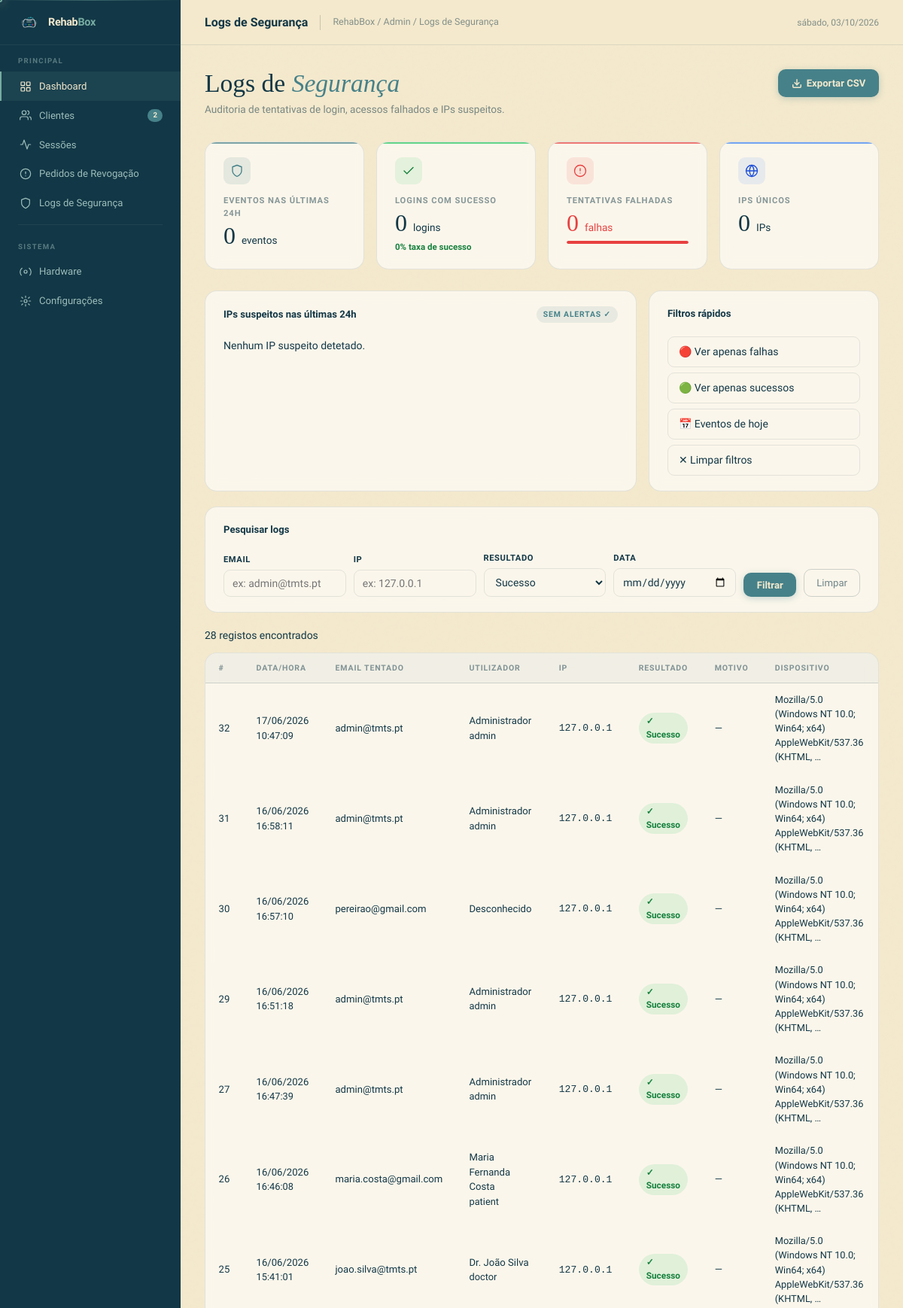
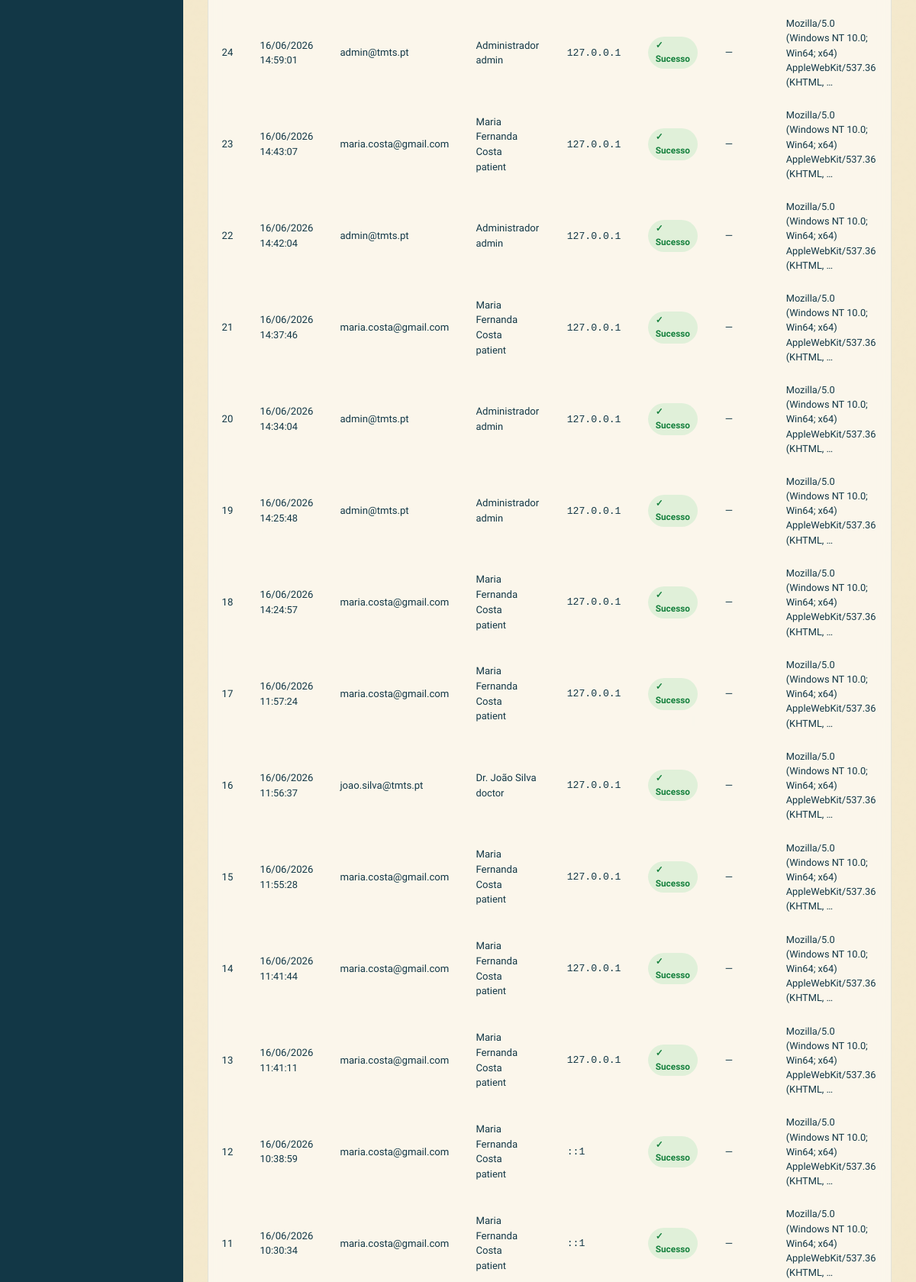
The page /web/admin_logs.php?result=success (signed in, upper part) on the database its author committed (2 pictures, top to bottom).
### tables this page shows
CREATE TABLE IF NOT EXISTS `loginlogs` (
  `id` int NOT NULL AUTO_INCREMENT,
  `user_id` int DEFAULT NULL,
  `email_attempted` varchar(100) NOT NULL,
  `ip_address` varchar(45) NOT NULL,
  `user_agent` text,
  `success` tinyint(1) NOT NULL DEFAULT '0',
  `failure_reason` varchar(255) DEFAULT NULL,
  `created_at` datetime DEFAULT CURRENT_TIMESTAMP,
  PRIMARY KEY (`id`),
  KEY `user_id` (`user_id`),
  KEY `idx_ip_success_date` (`ip_address`,`success`,`created_at`),
  KEY `idx_created_at` (`created_at`),
  CONSTRAINT `loginlogs_ibfk_1` FOREIGN KEY (`user_id`) REFERENCES `users` (`id`) ON DELETE SET NULL
);

CREATE TABLE IF NOT EXISTS `users` (
  `id` int NOT NULL AUTO_INCREMENT,
  `name` varchar(100) NOT NULL,
  `email` varchar(100) NOT NULL,
  `password` varchar(255) NOT NULL,
  `role` enum('admin','doctor','patient','pending') NOT NULL DEFAULT 'pending',
  `is_active` tinyint(1) NOT NULL DEFAULT '1',
  PRIMARY KEY (`id`),
  UNIQUE KEY `email` (`email`)
);

### web/config.php (called while the page is built, shortened)
<?php
function db(): PDO {
    static $pdo = null;
    if ($pdo === null) {
        $dsn = 'mysql:host=' . DB_HOST . ';dbname=' . DB_NAME . ';charset=' . DB_CHARSET;
        $pdo = new PDO($dsn, DB_USER, DB_PASS, [
            PDO::ATTR_ERRMODE            => PDO::ERRMODE_EXCEPTION,
            PDO::ATTR_DEFAULT_FETCH_MODE => PDO::FETCH_ASSOC,
            PDO::ATTR_EMULATE_PREPARES   => false,
        ]);
    }
    return $pdo;
}

### web/auth.php (called while the page is built, shortened)
<?php
require_once __DIR__ . '/config.php';
function e(string $value): string {
    return htmlspecialchars($value, ENT_QUOTES, 'UTF-8');
}

### web/admin_logs.php (the view, shortened to what this page needs)
<?php
require_once __DIR__ . '/auth.php';
$filterResult = trim($_GET['result'] ?? '');
$filterIp     = trim($_GET['ip']     ?? '');
$filterEmail  = trim($_GET['email']  ?? '');
$filterDate   = trim($_GET['date']   ?? '');
$page    = max(1, (int) ($_GET['page'] ?? 1));
$perPage = 25;
$offset  = ($page - 1) * $perPage;
$where  = ['1=1'];
$params = [];
if ($filterResult === 'success') {
    $where[] = 'l.success = 1';
} elseif ($filterResult === 'fail') {
    $where[] = 'l.success = 0';
}
$whereSQL = implode(' AND ', $where);
$countStmt = db()->prepare("
    SELECT COUNT(*) FROM LoginLogs l LEFT JOIN Users u ON u.id = l.user_id WHERE $whereSQL
");
$countStmt->execute($params);
$totalRows  = (int) $countStmt->fetchColumn();
$logStmt = db()->prepare("
    SELECT l.id, l.created_at, l.email_attempted, l.ip_address,
           l.user_agent, l.success, l.failure_reason, u.name, u.role
    FROM LoginLogs l
    LEFT JOIN Users u ON u.id = l.user_id
    WHERE $whereSQL
    ORDER BY l.created_at DESC
    LIMIT $perPage OFFSET $offset
");
$logStmt->execute($params);
$logs = $logStmt->fetchAll(PDO::FETCH_ASSOC);
$stats = db()->query("
    SELECT COUNT(*) AS total,
           SUM(success = 1) AS success_count,
           SUM(success = 0) AS fail_count,
           COUNT(DISTINCT ip_address) AS unique_ips
    FROM LoginLogs
    WHERE created_at >= DATE_SUB(NOW(), INTERVAL 24 HOUR)
")->fetch(PDO::FETCH_ASSOC);
$suspectIps = db()->query("
    SELECT l.ip_address, COUNT(*) AS attempts,
           MAX(b.blocked_until) AS blocked_until
    FROM LoginLogs l
    LEFT JOIN BlockedIPs b ON b.ip_address = l.ip_address AND b.blocked_until > NOW()
    WHERE l.success = 0 AND l.created_at >= DATE_SUB(NOW(), INTERVAL 24 HOUR)
    GROUP BY l.ip_address
    HAVING attempts >= 3
    ORDER BY attempts DESC
    LIMIT 10
")->fetchAll(PDO::FETCH_ASSOC);
$blockedIps = db()->query("
    SELECT ip_address, blocked_until, blocked_by, reason
    FROM BlockedIPs
    WHERE blocked_until > NOW()
    ORDER BY blocked_until DESC
")->fetchAll(PDO::FETCH_ASSOC);
$blockedNow  = array_column($blockedIps, null, 'ip_address');
$total       = max(1, (int) ($stats['total'] ?? 1));
$successRate = round(((int) ($stats['success_count'] ?? 0)) / $total * 100);
$hasAlert    = count($suspectIps) > 0;
$totalClients = (int) db()->query("SELECT COUNT(*) FROM Users WHERE role = 'patient'")->fetchColumn();
?>
<!DOCTYPE html>
<html lang="pt">
<head>
    <link rel="stylesheet" href="./assets/css/style.css">
</head>
<body>
<div class="layout">
    <aside class="sidebar">
      <a href="menu_admin.php" class="sidebar-logo">
        <img src="./assets/images/logo1.png" alt="RehabBox logo">
        <span class="logo-wordmark">Rehab<span>Box</span></span>
      </a>
      <div class="sidebar-label">Principal</div>
      <a href="#" class="nav-item active">
        <svg viewBox="0 0 24 24"><rect x="3" y="3" width="7" height="7" rx="1"/><rect x="14" y="3" width="7" height="7" rx="1"/><rect x="3" y="14" width="7" height="7" rx="1"/><rect x="14" y="14" width="7" height="7" rx="1"/></svg>
        Dashboard
      </a>
      <a href="#" class="nav-item">
        <svg viewBox="0 0 24 24"><path d="M17 21v-2a4 4 0 0 0-4-4H5a4 4 0 0 0-4 4v2"/><circle cx="9" cy="7" r="4"/><path d="M23 21v-2a4 4 0 0 0-3-3.87"/><path d="M16 3.13a4 4 0 0 1 0 7.75"/></svg>
        Clientes
        <span class="badge" id="clientsBadge"><?= $totalClients ?></span>
      </a>
      <a href="#" class="nav-item">
        <svg viewBox="0 0 24 24"><path d="M22 12h-4l-3 9L9 3l-3 9H2"/></svg>
        Sessões
      </a>
      <a href="#" class="nav-item">
        <svg viewBox="0 0 24 24"><circle cx="12" cy="12" r="10"/><line x1="12" y1="8" x2="12" y2="12"/><line x1="12" y1="16" x2="12.01" y2="16"/></svg>
        Pedidos de Revogação
      </a>
      <a href="admin_logs.php" class="nav-item">
  <svg viewBox="0 0 24 24">
    <path d="M12 22s8-4 8-10V5l-8-3-8 3v7c0 6 8 10 8 10z"/>
  </svg>
  Logs de Segurança
</a>
      <div class="sidebar-divider"></div>
      <div class="sidebar-label">Sistema</div>
      <a href="#" class="nav-item">
        <svg viewBox="0 0 24 24"><circle cx="12" cy="12" r="3"/><path d="M19.07 4.93a10 10 0 0 1 1.41 14.14M4.93 4.93a10 10 0 0 0-1.41 14.14"/></svg>
        Hardware
      </a>
      <a href="#" class="nav-item">
        <svg viewBox="0 0 24 24"><circle cx="12" cy="12" r="3"/><path d="M2 12h3m14 0h3M12 2v3m0 14v3M4.22 4.22l2.12 2.12m11.32 11.32l2.12 2.12M4.22 19.78l2.12-2.12m11.32-11.32l2.12-2.12"/></svg>
        Configurações
      </a>
    </aside>
    <div class="main">
        <div class="topbar">
            <span class="topbar-title">Logs de Segurança</span>
            <span class="topbar-breadcrumb">RehabBox / Admin / Logs de Segurança</span>
            <div class="topbar-right">
                <span class="topbar-date" id="topbarDate"></span>
            </div>
        </div>
        <div class="page">
            <div class="page-header">
                <div>
                    <h1>Logs de <em>Segurança</em></h1>
                    <p>Auditoria de tentativas de login, acessos falhados e IPs suspeitos.</p>
                </div>
                <a class="btn-primary"
                   href="?<?= e(http_build_query(array_merge($_GET, ['export' => 'csv']))) ?>">
                    <svg viewBox="0 0 24 24" width="14" height="14" stroke="currentColor" fill="none" stroke-width="2.5" stroke-linecap="round"><path d="M21 15v4a2 2 0 0 1-2 2H5a2 2 0 0 1-2-2v-4"/><polyline points="7,10 12,15 17,10"/><line x1="12" y1="15" x2="12" y2="3"/></svg>
                    Exportar CSV
                </a>
            </div>
            <div class="stats-grid">
                <div class="stat-card" style="--accent:var(--teal-d)">
                    <div class="stat-icon" style="background:rgba(70,129,137,.12);color:var(--teal-d)">
                        <svg viewBox="0 0 24 24"><path d="M12 22s8-4 8-10V5l-8-3-8 3v7c0 6 8 10 8 10z"/></svg>
                    </div>
                    <div class="stat-label">Eventos nas últimas 24h</div>
                    <div class="stat-value"><?= (int)($stats['total'] ?? 0) ?> <span>eventos</span></div>
                </div>
                <div class="stat-card" style="--accent:#22C55E">
                    <div class="stat-icon" style="background:rgba(34,197,94,.10);color:#15803D">
                        <svg viewBox="0 0 24 24"><polyline points="20,6 9,17 4,12"/></svg>
                    </div>
                    <div class="stat-label">Logins com sucesso</div>
                    <div class="stat-value"><?= (int)($stats['success_count'] ?? 0) ?> <span>logins</span></div>
                    <div class="stat-delta delta-up"><?= $successRate ?>% taxa de sucesso</div>
                </div>
                <div class="stat-card" style="--accent:#E84040">
                    <div class="stat-icon" style="background:rgba(232,64,64,.10);color:var(--red,#c0392b)">
                        <svg viewBox="0 0 24 24"><circle cx="12" cy="12" r="10"/><line x1="12" y1="8" x2="12" y2="12"/><line x1="12" y1="16" x2="12.01" y2="16"/></svg>
                    </div>
                    <div class="stat-label">Tentativas falhadas</div>
                    <div class="stat-value" style="color:var(--red,#c0392b)">
                        <?= (int)($stats['fail_count'] ?? 0) ?> <span>falhas</span>
                    </div>
                    <div class="mini-bar-wrap">
                        <div class="mini-bar" style="width:<?= min(100, 100 - $successRate) ?>%"></div>
                    </div>
                </div>
                <div class="stat-card" style="--accent:#3B82F6">
                    <div class="stat-icon" style="background:rgba(59,130,246,.10);color:#1D4ED8">
                        <svg viewBox="0 0 24 24"><circle cx="12" cy="12" r="10"/><line x1="2" y1="12" x2="22" y2="12"/><path d="M12 2a15.3 15.3 0 0 1 4 10 15.3 15.3 0 0 1-4 10 15.3 15.3 0 0 1-4-10 15.3 15.3 0 0 1 4-10z"/></svg>
                    </div>
                    <div class="stat-label">IPs únicos</div>
                    <div class="stat-value"><?= (int)($stats['unique_ips'] ?? 0) ?> <span>IPs</span></div>
                </div>
            </div>
            <div class="logs-split" id="suspicious-ips">
                <div class="metric-card">
                    <div class="metric-card-header">
                        <span class="metric-card-title">IPs suspeitos nas últimas 24h</span>
                        <?php if ($hasAlert): ?>
                            <span class="metric-pill-danger"><?= count($suspectIps) ?> suspeito(s)</span>
                        <?php else: ?>
                            <span class="metric-pill">Sem alertas ✓</span>
                        <?php endif; ?>
                    </div>
                    <?php if (empty($suspectIps)): ?>
                        <p style="color:var(--text-muted);font-size:.875rem">Nenhum IP suspeito detetado.</p>
                    <?php endif; ?>
                </div>
                <div class="metric-card">
                    <div class="metric-card-header">
                        <span class="metric-card-title">Filtros rápidos</span>
                    </div>
                    <div class="quick-links">
                        <a href="admin_logs.php?result=fail">🔴 Ver apenas falhas</a>
                        <a href="admin_logs.php?result=success">🟢 Ver apenas sucessos</a>
                        <a href="admin_logs.php?date=<?= date('Y-m-d') ?>">📅 Eventos de hoje</a>
                        <a href="admin_logs.php">✕ Limpar filtros</a>
                    </div>
                </div>
            </div>
            <div class="metric-card" style="margin-bottom:20px">
                <div class="metric-card-header">
                    <span class="metric-card-title">Pesquisar logs</span>
                </div>
                <form method="GET" action="admin_logs.php">
                    <div class="log-filters">
                        <div>
                            <label>Email</label>
                            <input type="text" name="email" placeholder="ex: admin@tmts.pt" value="<?= e($filterEmail) ?>">
                        </div>
                        <div>
                            <label>IP</label>
                            <input type="text" name="ip" placeholder="ex: 127.0.0.1" value="<?= e($filterIp) ?>">
                        </div>
                        <div>
                            <label>Resultado</label>
                            <select name="result">
                                <option value="success" <?= $filterResult === 'success' ? 'selected' : '' ?>>Sucesso</option>
                            </select>
                        </div>
                        <div>
                            <label>Data</label>
                            <input type="date" name="date" value="<?= e($filterDate) ?>">
                        </div>
                        <button class="btn-primary" type="submit" style="white-space:nowrap">Filtrar</button>
                        <a class="btn-ghost-sm" href="admin_logs.php" style="display:flex;align-items:center;justify-content:center;text-decoration:none">Limpar</a>
                    </div>
                </form>
            </div>
            <div style="margin-bottom:12px;color:var(--text-muted);font-size:.875rem">
                <?= number_format($totalRows) ?> registos encontrados
            </div>
            <div class="table-wrap">
                <table>
                    <thead>
                        <tr>
                            <th>#</th>
                            <th>Data/Hora</th>
                            <th>Email tentado</th>
                            <th>Utilizador</th>
                            <th>IP</th>
                            <th>Resultado</th>
                            <th>Motivo</th>
                            <th>Dispositivo</th>
                        </tr>
                    </thead>
                    <tbody>
                        <?php if (empty($logs)): ?>
                            <tr>
                                <td colspan="8" style="text-align:center;padding:40px;color:var(--text-muted)">
                                    Nenhum log encontrado.
                                </td>
                            </tr>
                        <?php else: ?>
                            <?php foreach ($logs as $log): ?>
                                <tr class="<?= (int)$log['success'] === 0 ? 'row-suspect' : '' ?>">
                                    <td style="color:var(--text-muted)"><?= (int)$log['id'] ?></td>
                                    <td>
                                        <?= e(date('d/m/Y', strtotime($log['created_at']))) ?><br>
                                        <span style="color:var(--text-muted);font-size:.8rem">
                                            <?= e(date('H:i:s', strtotime($log['created_at']))) ?>
                                        </span>
                                    </td>
                                    <td><?= e($log['email_attempted']) ?></td>
                                    <td>
                                        <?php if (!empty($log['name'])): ?>
                                            <?= e($log['name']) ?><br>
                                            <span style="color:var(--text-muted);font-size:.8rem"><?= e($log['role']) ?></span>
                                        <?php else: ?>
                                            <span style="color:var(--text-muted)">Desconhecido</span>
                                        <?php endif; ?>
                                    </td>
                                    <td>
                                        <span class="<?= isset($blockedNow[$log['ip_address']]) ? 'ip-bad' : 'ip' ?>">
                                            <?= e($log['ip_address']) ?>
                                        </span>
                                    </td>
                                    <td>
                                        <?php if ((int)$log['success'] === 1): ?>
                                            <span class="pill pill-success">✓ Sucesso</span>
                                        <?php else: ?>
                                            <span class="pill pill-fail">✕ Falha</span>
                                        <?php endif; ?>
                                    </td>
                                    <td><?= e($log['failure_reason'] ?: '—') ?></td>
                                    <td style="max-width:240px;color:var(--text-muted);font-size:.8rem">
                                        <?= e(mb_strimwidth($log['user_agent'] ?? '—', 0, 70, '…')) ?>
                                    </td>
                                </tr>
                            <?php endforeach; ?>
                        <?php endif; ?>
                    </tbody>
                </table>
            </div>
        </div>
    </div>
</div>
</body>
</html>

### rows shown on the page
loginlogs: id "32", created_at "17/06/2026", created_at "10:47:09", email_attempted "admin@tmts.pt", user.name "Administrador", user.role "admin", ip_address "127.0.0.1", success "✓ Sucesso", failure_reason "—", user_agent "Mozilla/5.0 (Windows NT 10.0; Win64; x64) AppleWebKit/537.36 (KHTML, …"
loginlogs: id "31", created_at "16/06/2026", created_at "16:58:11", email_attempted "admin@tmts.pt", user.name "Administrador", user.role "admin", ip_address "127.0.0.1", success "✓ Sucesso", failure_reason "—", user_agent "Mozilla/5.0 (Windows NT 10.0; Win64; x64) AppleWebKit/537.36 (KHTML, …"
loginlogs: id "30", created_at "16/06/2026", created_at "16:57:10", email_attempted "pereirao@gmail.com", shows "Desconhecido", ip_address "127.0.0.1", success "✓ Sucesso", failure_reason "—", user_agent "Mozilla/5.0 (Windows NT 10.0; Win64; x64) AppleWebKit/537.36 (KHTML, …"
loginlogs: id "29", created_at "16/06/2026", created_at "16:51:18", email_attempted "admin@tmts.pt", user.name "Administrador", user.role "admin", ip_address "127.0.0.1", success "✓ Sucesso", failure_reason "—", user_agent "Mozilla/5.0 (Windows NT 10.0; Win64; x64) AppleWebKit/537.36 (KHTML, …"
loginlogs: id "27", created_at "16/06/2026", created_at "16:47:39", email_attempted "admin@tmts.pt", user.name "Administrador", user.role "admin", ip_address "127.0.0.1", success "✓ Sucesso", failure_reason "—", user_agent "Mozilla/5.0 (Windows NT 10.0; Win64; x64) AppleWebKit/537.36 (KHTML, …"
loginlogs: id "26", created_at "16/06/2026", created_at "16:46:08", email_attempted "maria.costa@gmail.com", user.name "Maria Fernanda Costa", user.role "patient", ip_address "127.0.0.1", success "✓ Sucesso", failure_reason "—", user_agent "Mozilla/5.0 (Windows NT 10.0; Win64; x64) AppleWebKit/537.36 (KHTML, …"
loginlogs: id "25", created_at "16/06/2026", created_at "15:41:01", email_attempted "joao.silva@tmts.pt", user.name "Dr. João Silva", user.role "doctor", ip_address "127.0.0.1", success "✓ Sucesso", failure_reason "—", user_agent "Mozilla/5.0 (Windows NT 10.0; Win64; x64) AppleWebKit/537.36 (KHTML, …"
loginlogs: id "24", created_at "16/06/2026", created_at "14:59:01", email_attempted "admin@tmts.pt", user.name "Administrador", user.role "admin", ip_address "127.0.0.1", success "✓ Sucesso", failure_reason "—", user_agent "Mozilla/5.0 (Windows NT 10.0; Win64; x64) AppleWebKit/537.36 (KHTML, …"
loginlogs: id "23", created_at "16/06/2026", created_at "14:43:07", email_attempted "maria.costa@gmail.com", user.name "Maria Fernanda Costa", user.role "patient", ip_address "127.0.0.1", success "✓ Sucesso", failure_reason "—", user_agent "Mozilla/5.0 (Windows NT 10.0; Win64; x64) AppleWebKit/537.36 (KHTML, …"
loginlogs: id "22", created_at "16/06/2026", created_at "14:42:04", email_attempted "admin@tmts.pt", user.name "Administrador", user.role "admin", ip_address "127.0.0.1", success "✓ Sucesso", failure_reason "—", user_agent "Mozilla/5.0 (Windows NT 10.0; Win64; x64) AppleWebKit/537.36 (KHTML, …"
loginlogs: id "21", created_at "16/06/2026", created_at "14:37:46", email_attempted "maria.costa@gmail.com", user.name "Maria Fernanda Costa", user.role "patient", ip_address "127.0.0.1", success "✓ Sucesso", failure_reason "—", user_agent "Mozilla/5.0 (Windows NT 10.0; Win64; x64) AppleWebKit/537.36 (KHTML, …"
loginlogs: id "20", created_at "16/06/2026", created_at "14:34:04", email_attempted "admin@tmts.pt", user.name "Administrador", user.role "admin", ip_address "127.0.0.1", success "✓ Sucesso", failure_reason "—", user_agent "Mozilla/5.0 (Windows NT 10.0; Win64; x64) AppleWebKit/537.36 (KHTML, …"
loginlogs: id "19", created_at "16/06/2026", created_at "14:25:48", email_attempted "admin@tmts.pt", user.name "Administrador", user.role "admin", ip_address "127.0.0.1", success "✓ Sucesso", failure_reason "—", user_agent "Mozilla/5.0 (Windows NT 10.0; Win64; x64) AppleWebKit/537.36 (KHTML, …"
loginlogs: id "18", created_at "16/06/2026", created_at "14:24:57", email_attempted "maria.costa@gmail.com", user.name "Maria Fernanda Costa", user.role "patient", ip_address "127.0.0.1", success "✓ Sucesso", failure_reason "—", user_agent "Mozilla/5.0 (Windows NT 10.0; Win64; x64) AppleWebKit/537.36 (KHTML, …"
loginlogs: id "17", created_at "16/06/2026", created_at "11:57:24", email_attempted "maria.costa@gmail.com", user.name "Maria Fernanda Costa", user.role "patient", ip_address "127.0.0.1", success "✓ Sucesso", failure_reason "—", user_agent "Mozilla/5.0 (Windows NT 10.0; Win64; x64) AppleWebKit/537.36 (KHTML, …"
loginlogs: id "16", created_at "16/06/2026", created_at "11:56:37", email_attempted "joao.silva@tmts.pt", user.name "Dr. João Silva", user.role "doctor", ip_address "127.0.0.1", success "✓ Sucesso", failure_reason "—", user_agent "Mozilla/5.0 (Windows NT 10.0; Win64; x64) AppleWebKit/537.36 (KHTML, …"
loginlogs: id "15", created_at "16/06/2026", created_at "11:55:28", email_attempted "maria.costa@gmail.com", user.name "Maria Fernanda Costa", user.role "patient", ip_address "127.0.0.1", success "✓ Sucesso", failure_reason "—", user_agent "Mozilla/5.0 (Windows NT 10.0; Win64; x64) AppleWebKit/537.36 (KHTML, …"
loginlogs: id "14", created_at "16/06/2026", created_at "11:41:44", email_attempted "maria.costa@gmail.com", user.name "Maria Fernanda Costa", user.role "patient", ip_address "127.0.0.1", success "✓ Sucesso", failure_reason "—", user_agent "Mozilla/5.0 (Windows NT 10.0; Win64; x64) AppleWebKit/537.36 (KHTML, …"
loginlogs: id "13", created_at "16/06/2026", created_at "11:41:11", email_attempted "maria.costa@gmail.com", user.name "Maria Fernanda Costa", user.role "patient", ip_address "127.0.0.1", success "✓ Sucesso", failure_reason "—", user_agent "Mozilla/5.0 (Windows NT 10.0; Win64; x64) AppleWebKit/537.36 (KHTML, …"
loginlogs: id "12", created_at "16/06/2026", created_at "10:38:59", email_attempted "maria.costa@gmail.com", user.name "Maria Fernanda Costa", user.role "patient", ip_address "::1", success "✓ Sucesso", failure_reason "—", user_agent "Mozilla/5.0 (Windows NT 10.0; Win64; x64) AppleWebKit/537.36 (KHTML, …"
loginlogs: id "11", created_at "16/06/2026", created_at "10:30:34", email_attempted "maria.costa@gmail.com", user.name "Maria Fernanda Costa", user.role "patient", ip_address "::1", success "✓ Sucesso", failure_reason "—", user_agent "Mozilla/5.0 (Windows NT 10.0; Win64; x64) AppleWebKit/537.36 (KHTML, …"

### other values the page prints
$totalClients "2"
$stats['total'] "0"
$stats['success_count'] "0"
$successRate "0"
$stats['fail_count'] "0"
$stats['unique_ips'] "0"
$totalRows "28"
